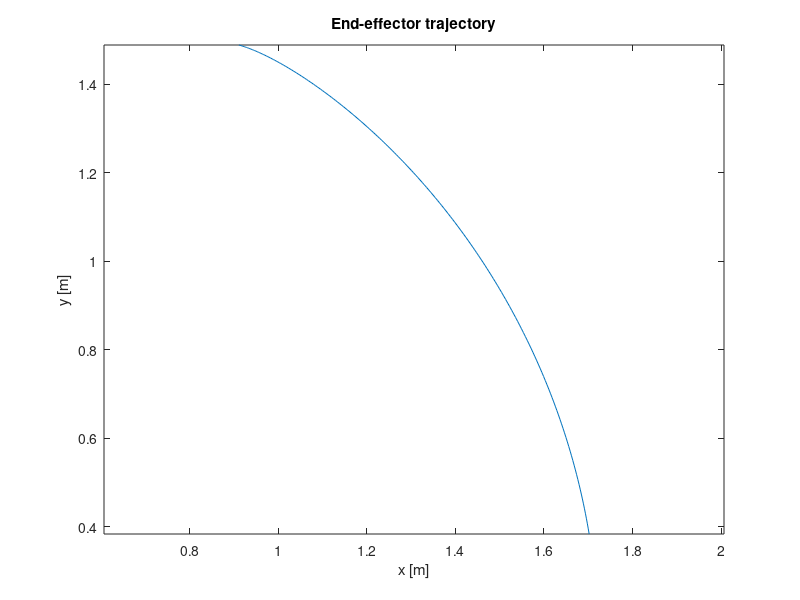

Write MATLAB code to recreate this figure.
% Parameters
l1 = 1.0;
l2 = 0.8;

% Time grid
T = 2.0;
N = 200;
t = linspace(0, T, N+1);

% Joint trajectory parameters
q10 = 0.0; q20 = 0.5;
a1 = 0.8; a2 = -0.3;
b1 = -0.2; b2 = 0.15;

% Joint trajectories
q1 = q10 + a1 * t + b1 * t.^2;
q2 = q20 + a2 * t + b2 * t.^2;

% Forward kinematics for planar 2R
x = l1 * cos(q1) + l2 * cos(q1 + q2);
y = l1 * sin(q1) + l2 * sin(q1 + q2);

% Plot in task space
figure;
plot(x, y, '-');
axis equal;
xlabel('x [m]');
ylabel('y [m]');
title('End-effector trajectory');
      
